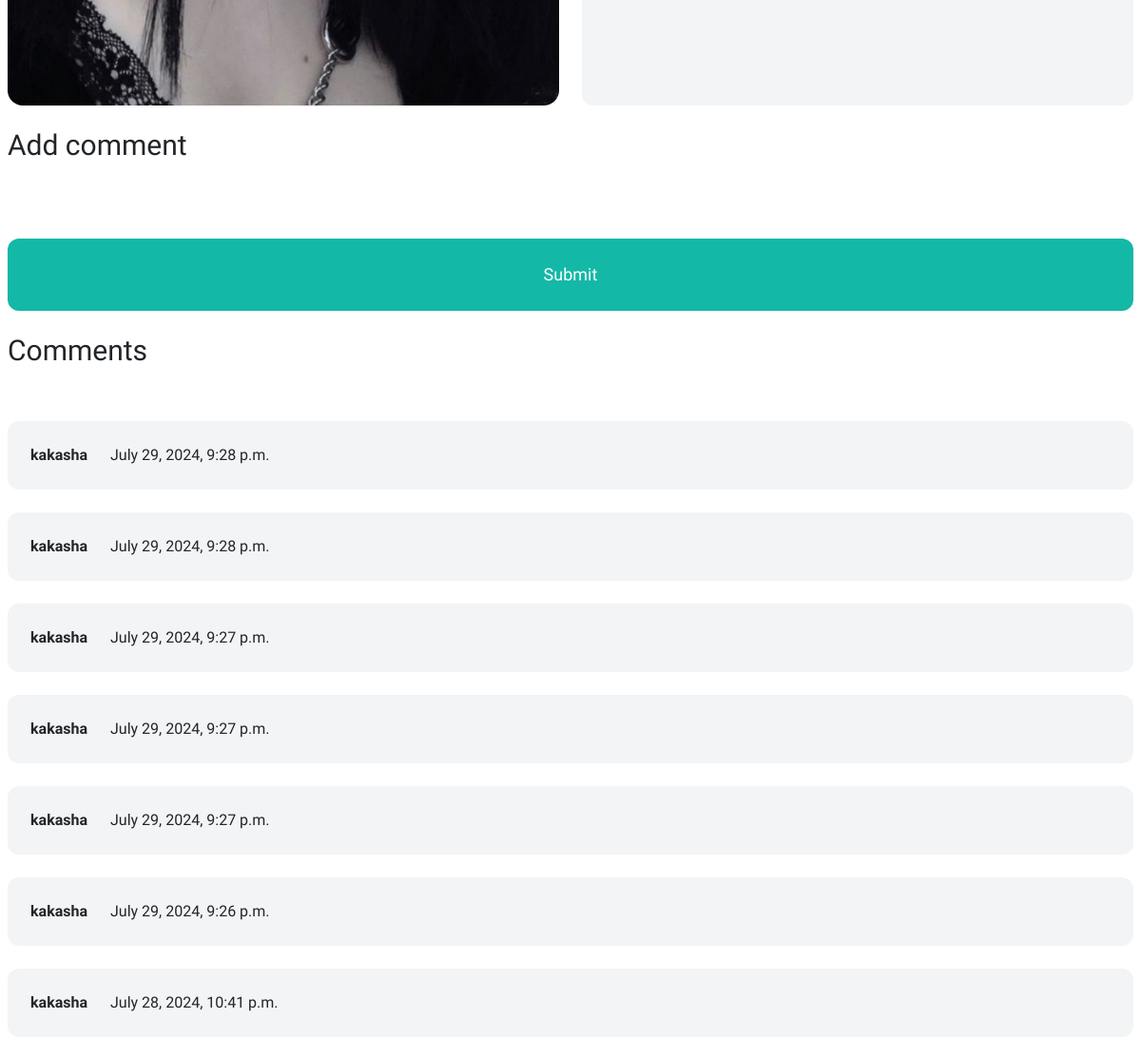
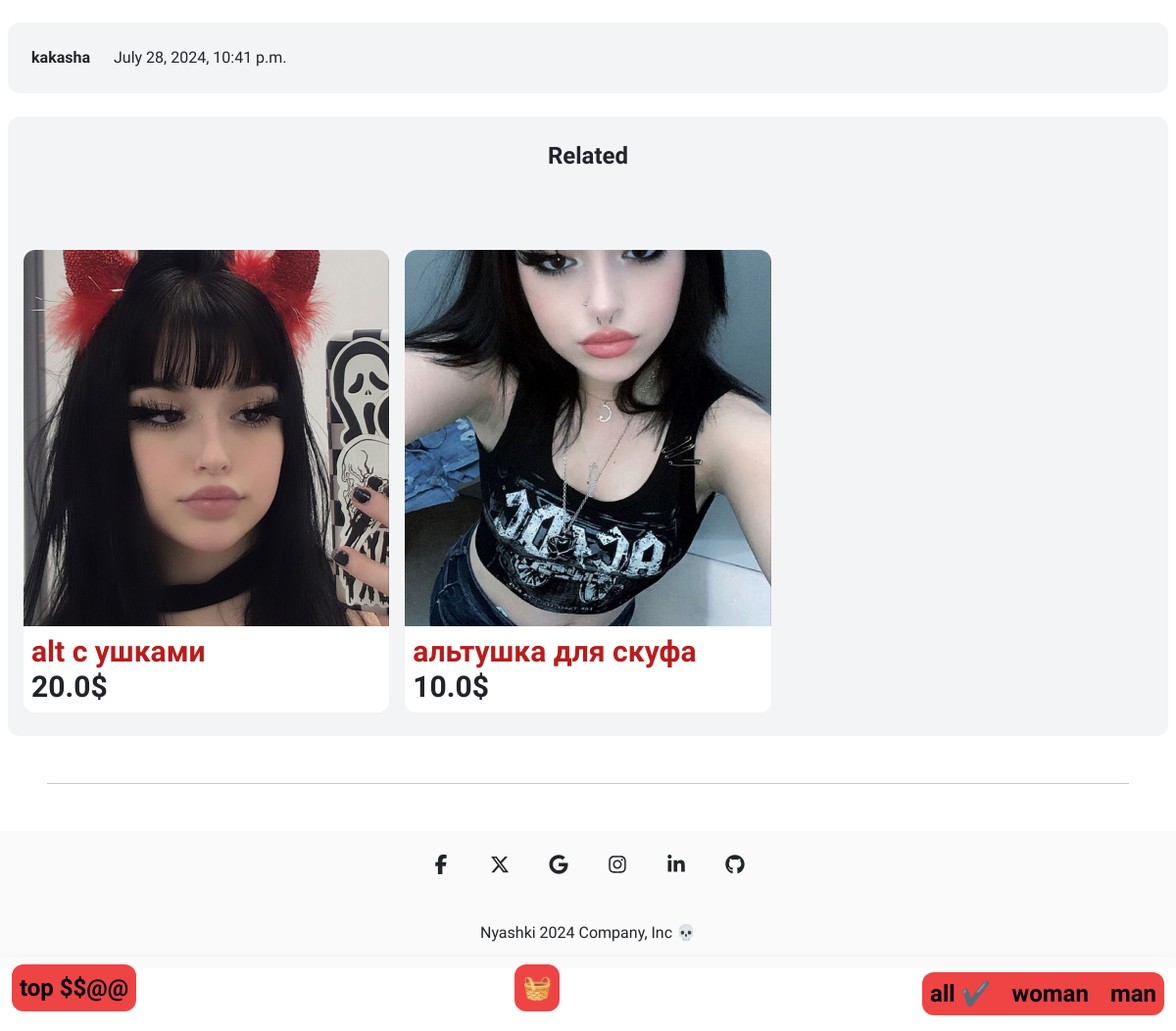
/items/3 (lower part), run on an earlier commit of the app's database (2 pictures, top to bottom).
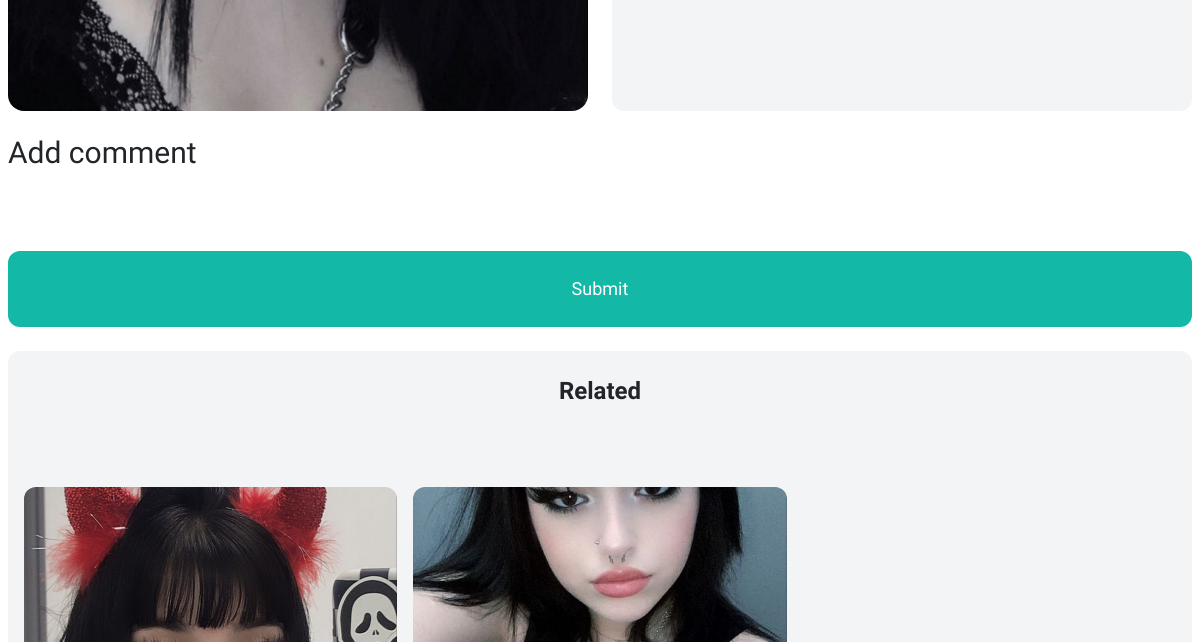
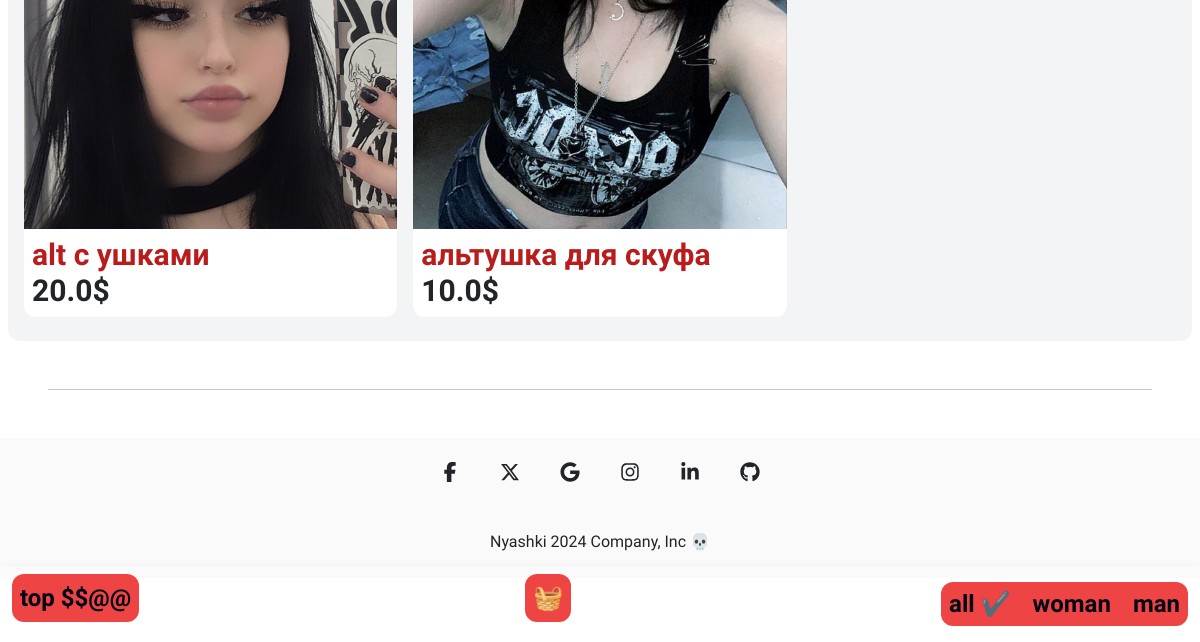
And on a later commit of the database (2 pictures, top to bottom).
### item/models.py (models this page shows, shortened)
class Item(models.Model):
    category = models.ForeignKey(Category, related_name='items', on_delete=models.CASCADE)
    name = models.CharField(max_length=255)
    description = models.TextField(blank=True, null=True)
    price = models.FloatField()
    image = models.ImageField(upload_to='item_images', blank=True, null=True)
    is_sold = models.BooleanField(default=False)
    created_at = models.DateTimeField(auto_now_add=True)
    users = models.ManyToManyField(User, related_name='items', blank=True)
    gender = models.CharField(max_length=1, choices=gender_choice)
    comments = models.ManyToManyField(Comment)

class Comment(models.Model):
    user = models.ForeignKey(User, related_name='comments', on_delete=models.CASCADE)
    description = models.TextField()
    created_at = models.DateTimeField()
    class Meta:
        ordering = ('-created_at',)

### item/views.py (the view, shortened to what this page needs)
# urls.py: path('<int:pk>', views.detail, name='detail'),
def detail(request, pk, operation=None, form=None, pk_comment=None, form_edit=None, op=None, js_op=None):
    item = get_object_or_404(Item, pk=pk)
    related_items = Item.objects.filter(category=item.category, is_sold=False).exclude(pk=pk)
    gender = ''
    if "gender" not in request.session:
        gender = 'ALL'
    else:
        gender = request.session["gender"]
    if gender != 'ALL':
        related_items = related_items.filter(gender=gender)
    return render(request, 'item/detail.html', {
            'item': item,
            'related_items': related_items,
            'gender': gender
    })

### item/templates/item/detail.html (shortened to what this page needs)
{% extends 'core/base.html' %}
{% block content %}
<nav class="navbar flex fixed-bottom bg-transparent">
    <div class="container-fluid">
      <a class="navbar-brand md:text-2xl md:mb-3 md:px-6 md:py-3 py-2 px-2  text-sm font-semibold text-slate-950 bg-red-500 hover:bg-red-700 rounded-xl"  href="{% url 'core:index'%}">top $$@@</a>
            <a class="md:mb-3 md:text-2xl md:px-6 md:py-3 py-2 px-2 md:text-2xl text-sm font-semibold text-white bg-red-500 hover:bg-red-700 rounded-xl" aria-current="page" href="{% url 'item:basket' %}">🧺    </a>
        <ul>
            <a class="md:mb-3 md:text-2xl md:px-6 md:py-3 py-2 px-2 md:text-2xl text-sm font-semibold text-slate-950 bg-red-500 hover:bg-red-700 rounded-s-xl" href="{% url 'item:gender' 'ALL'%}">all {% if gender == 'ALL' %} ✔️ {%endif%}</a>
            <a class="md:mb-3 md:text-2xl md:px-6 md:py-3 py-2 px-2 md:text-2xl text-sm font-semibold text-slate-950 bg-red-500 hover:bg-red-700" href="{% url 'item:gender' 'W' %}">woman {% if gender == 'W' %} ✔️ {%endif%}</a>
            <a class="md:mb-3 md:text-2xl md:px-6 md:py-3 py-2 px-2 md:text-2xl text-sm font-semibold text-slate-950 bg-red-500 hover:bg-red-700 rounded-e-xl"  href="{% url 'item:gender' 'M' %}">man{% if gender == 'M' %} ✔️ {%endif%}</a>
            </ul>
        </div>
  </nav>
<div class="grid grid-cols-2 gap-4 mt-4">
    <div>
        <a href="{% url 'item:detail' item.id %}">
            {% if item.gender == 'W'%}
                {% if item.image.url %}
                <div class="bg-image hover-overlay hover-zoom ">
                    <img src="{{ item.image.url }}" class="rounded-2xl object-contain w-full">
                </div>
                {% endif %}
            {% endif %}
        </a>
    </div>
    <div class="px-2 py-4 bg-gray-100 rounded-xl dark:bg-zinc-500 dark:text-white">
    </div>
</div>
<h1 class="mb-6 text-3xl mt-4 dark:text-white">Add comment</h1>
<form method="post" action="{% url 'item:new_comment'  item.id %}" enctype="multipart/form-data" class="dark:text-white dark:bg-zinc-700">
    <button class="mt-6 w-full text-center py-4 px-8 text-lg bg-teal-500 hover:bg-teal-700 rounded-xl text-white">Submit</button>
</form>
{% if item.comments.all %}
<h1 class="mb-6 text-3xl mt-4 dark:text-white">Comments</h1>
<div class="space-y-6">
{% for comment in item.comments.all %}
    {%if op %}
    <div id="{{op}}" class="p-6 flex {% if request.user == comment.user %} bg-sky-100 {% else %} bg-gray-100 dark:bg-zinc-500 dark:text-white{% endif %} rounded-xl">
    {%else%}
    <div class="p-6 flex {% if request.user == comment.user %} bg-sky-100 {% else %} bg-gray-100 dark:bg-zinc-500 dark:text-white{% endif %} rounded-xl">
    {%endif%}
        <div class="pr-6">
            <strong>{{comment.user.username}}</strong>
        </div>
        <div>
            {{ comment.created_at }}
        </div>
    </div>
{% endfor %}
</div>
{%endif%}
<div class="md:mt-6 mt-4 px-3 md:px-6 md:py-12 py-4 bg-gray-100 rounded-xl dark:bg-zinc-500">
    <h2 class="md:mb-12 mb-8 text-2xl text-center font-semibold dark:text-white">Related</h2>
    <div class="grid grid-cols-3 gap-3">
        {% for item in related_items %}
        <div>
            <a href="{% url 'item:detail' item.id %}">
                {% if item.gender == 'W'%}
                    {% if item.image.url %}
                    <div class="bg-image hover-overlay hover-zoom ">
                        <img src="{{ item.image.url }}" class="rounded-t-xl object-cover w-full md:h-96 h-40">
                    </div>
                    {% endif %}
                {% endif %}
                <div class="md:p-6 p-2 bg-white rounded-b-xl">
                        {% if item.gender == 'M'%}
                        <h2 class="md:text-3xl text-md text-blue-700 font-semibold">{{ item.name }}</h2>
                        {% else %}
                        <h2 class="md:text-3xl text-md text-red-700 font-semibold">{{ item.name }}</h2>
                        {% endif %}
                    <strong><p class="text-md md:text-3xl font-semibold">{{ item.price }}$</p></strong>
                </div>
            </a>
        </div>
        {% endfor %}
    </div>
</div>
{% endblock %}

### core/templates/core/base.html (shortened to what this page needs)
{% load static %}
<!doctype html>
<html>
    <head>
        <link rel="stylesheet" href="{% static 'core/css/mdb.min.css' %}">
        <script src="https://cdn.tailwindcss.com"></script>
        <link href="https://cdn.jsdelivr.net/npm/bootstrap@5.3.3/dist/css/bootstrap.min.css" rel="stylesheet">
        <link rel="stylesheet" href="{% static 'core/css/main.css' %}">
    </head>
    <body class="dark:bg-zinc-700">
        <div class="px-2">
            {% block content %}
            {% endblock %}
        </div>
        <hr class="dark:text-white m-5">
        <footer
        class="flex flex-col items-center bg-zinc-50 text-center text-surface dark:bg-zinc-700 dark:text-white mb-7">
        <div class="container mt-2">
          <div class="mb-2 flex justify-center space-x-2">
            <a
              href="#!"
              type="button"
              class="rounded-full bg-transparent p-3 font-medium uppercase leading-normal text-surface transition duration-150 ease-in-out hover:bg-neutral-100 focus:outline-none focus:ring-0 dark:text-white dark:hover:bg-secondary-900"
              data-twe-ripple-init>
              <span class="[&>svg]:h-5 [&>svg]:w-5">
              </span>
            </a>
            <a
              href="#!"
              type="button"
              class="rounded-full bg-transparent p-3 font-medium uppercase leading-normal text-surface transition duration-150 ease-in-out hover:bg-neutral-100 focus:outline-none focus:ring-0 dark:text-white dark:hover:bg-secondary-900"
              data-twe-ripple-init>
              <span class="mx-auto [&>svg]:h-5 [&>svg]:w-5">
              </span>
            </a>
            <a
              href="#!"
              type="button"
              class="rounded-full bg-transparent p-3 font-medium uppercase leading-normal text-surface transition duration-150 ease-in-out hover:bg-neutral-100 focus:outline-none focus:ring-0 dark:text-white dark:hover:bg-secondary-900"
              data-twe-ripple-init>
              <span class="mx-auto [&>svg]:h-5 [&>svg]:w-5">
              </span>
            </a>
            <a
              href="#!"
              type="button"
              class="rounded-full bg-transparent p-3 font-medium uppercase leading-normal text-surface transition duration-150 ease-in-out hover:bg-neutral-100 focus:outline-none focus:ring-0 dark:text-white dark:hover:bg-secondary-900"
              data-twe-ripple-init>
              <span class="mx-auto [&>svg]:h-5 [&>svg]:w-5">
              </span>
            </a>
            <a
              href="#!"
              type="button"
              class="rounded-full bg-transparent p-3 font-medium uppercase leading-normal text-surface transition duration-150 ease-in-out hover:bg-neutral-100 focus:outline-none focus:ring-0 dark:text-white dark:hover:bg-secondary-900"
              data-twe-ripple-init>
              <span class="mx-auto [&>svg]:h-5 [&>svg]:w-5">
              </span>
            </a>
            <a
              href="#!"
              type="button"
              class="rounded-full bg-transparent p-3 font-medium uppercase leading-normal text-surface transition duration-150 ease-in-out hover:bg-neutral-100 focus:outline-none focus:ring-0 dark:text-white dark:hover:bg-secondary-900"
              data-twe-ripple-init>
              <span class="mx-auto [&>svg]:h-5 [&>svg]:w-5">
              </span>
            </a>
          </div>
        </div>
        <div class="w-full p-4 text-center">
          <a href="#">Nyashki 2024 Company, Inc 💀</a>
        </div>
        </footer>
    </body>
</html>

### static/core/css/main.css (style rules this page uses)
body { font-family: Comfortaa; }

What changed in the data, as far as the page shows it:
removed Comment: user.username "kakasha", created_at "July 29, 2024, 9:28 p.m."
removed Comment: user.username "kakasha", created_at "July 29, 2024, 9:28 p.m."
removed Comment: user.username "kakasha", created_at "July 29, 2024, 9:27 p.m."
removed Comment: user.username "kakasha", created_at "July 29, 2024, 9:27 p.m."
removed Comment: user.username "kakasha", created_at "July 29, 2024, 9:27 p.m."
removed Comment: user.username "kakasha", created_at "July 29, 2024, 9:26 p.m."
removed Comment: user.username "kakasha", created_at "July 28, 2024, 10:41 p.m."
removed Comment: user.username "kakasha", created_at "July 28, 2024, 10:41 p.m."
Also different on the page:
text no longer shown: "Comments"
